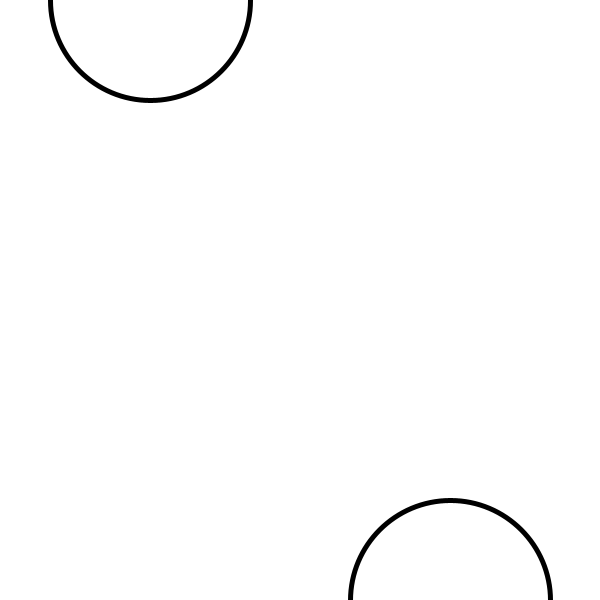
Frame 1 (no input)
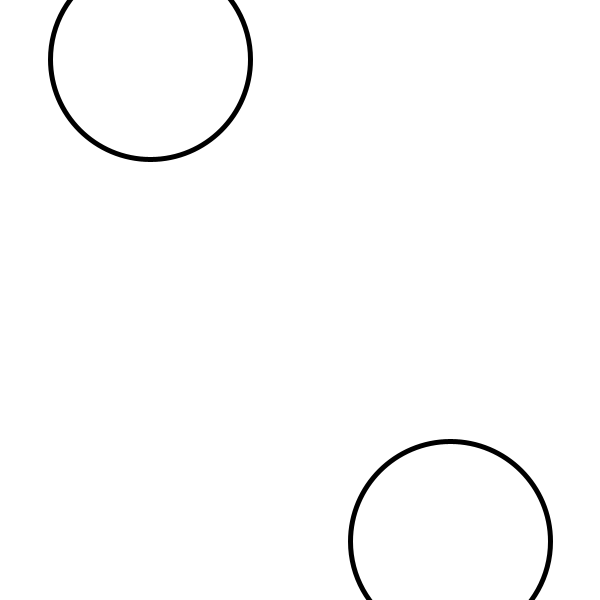
Frame 60 (the mouse pressed at the canvas centre just before this capture)
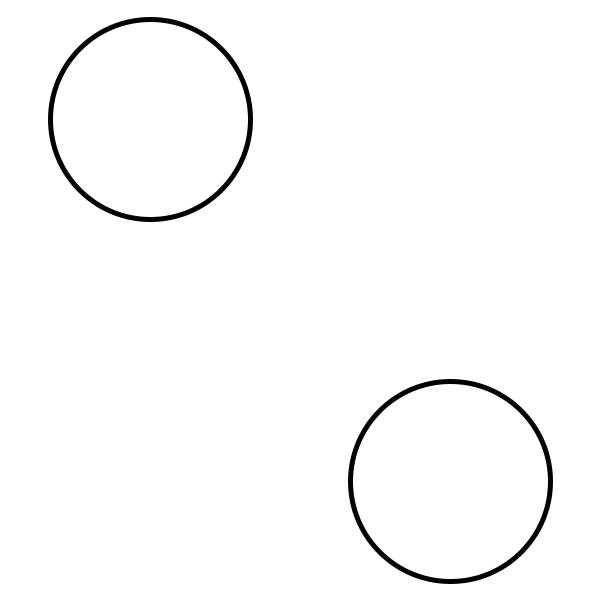
Frame 120 (the mouse held since frame 60 and released just before this capture)

The Processing sketch that drew these frames (run headless with seeded random() and noise(); from frame 60 on, the mouse is pressed at the canvas centre):

// Processing sketch: Unit_2_E6
// ── Unit_2_E6.pde
int y;
int h;

void setup() {
  size(600,600); 
  y = 0;
  h=600;
  strokeWeight(5);
}

void draw() {
  background(255);
  ellipse(150,y,200,200);
  y = y + 1;
  if (y>700)
    y=-100;
    
  ellipse(450,h,200,200);
  h = h-1;
  if (h<-100)
    h=700;
}
